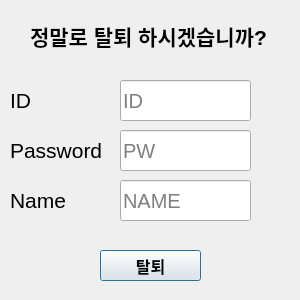
<?xml version="1.0" encoding="UTF-8"?>
<ui version="4.0">
 <class>withdraw</class>
 <widget class="QDialog" name="withdraw">
  <property name="geometry">
   <rect>
    <x>0</x>
    <y>0</y>
    <width>300</width>
    <height>300</height>
   </rect>
  </property>
  <property name="windowTitle">
   <string>Dialog</string>
  </property>
  <widget class="QLineEdit" name="getID">
   <property name="enabled">
    <bool>true</bool>
   </property>
   <property name="geometry">
    <rect>
     <x>120</x>
     <y>80</y>
     <width>131</width>
     <height>41</height>
    </rect>
   </property>
   <property name="font">
    <font>
     <pointsize>15</pointsize>
    </font>
   </property>
   <property name="mouseTracking">
    <bool>false</bool>
   </property>
   <property name="text">
    <string/>
   </property>
   <property name="dragEnabled">
    <bool>false</bool>
   </property>
   <property name="placeholderText">
    <string>ID</string>
   </property>
  </widget>
  <widget class="QLineEdit" name="getPW">
   <property name="enabled">
    <bool>true</bool>
   </property>
   <property name="geometry">
    <rect>
     <x>120</x>
     <y>130</y>
     <width>131</width>
     <height>41</height>
    </rect>
   </property>
   <property name="font">
    <font>
     <pointsize>15</pointsize>
    </font>
   </property>
   <property name="mouseTracking">
    <bool>false</bool>
   </property>
   <property name="text">
    <string/>
   </property>
   <property name="dragEnabled">
    <bool>false</bool>
   </property>
   <property name="placeholderText">
    <string>PW</string>
   </property>
  </widget>
  <widget class="QLineEdit" name="getName">
   <property name="enabled">
    <bool>true</bool>
   </property>
   <property name="geometry">
    <rect>
     <x>120</x>
     <y>180</y>
     <width>131</width>
     <height>41</height>
    </rect>
   </property>
   <property name="font">
    <font>
     <pointsize>15</pointsize>
    </font>
   </property>
   <property name="mouseTracking">
    <bool>false</bool>
   </property>
   <property name="text">
    <string/>
   </property>
   <property name="dragEnabled">
    <bool>false</bool>
   </property>
   <property name="placeholderText">
    <string>NAME</string>
   </property>
  </widget>
  <widget class="QLabel" name="head">
   <property name="geometry">
    <rect>
     <x>30</x>
     <y>20</y>
     <width>241</width>
     <height>31</height>
    </rect>
   </property>
   <property name="font">
    <font>
     <pointsize>16</pointsize>
     <weight>75</weight>
     <bold>true</bold>
    </font>
   </property>
   <property name="text">
    <string>정말로 탈퇴 하시겠습니까?</string>
   </property>
  </widget>
  <widget class="QLabel" name="id">
   <property name="geometry">
    <rect>
     <x>10</x>
     <y>90</y>
     <width>31</width>
     <height>21</height>
    </rect>
   </property>
   <property name="font">
    <font>
     <pointsize>16</pointsize>
    </font>
   </property>
   <property name="text">
    <string>ID</string>
   </property>
  </widget>
  <widget class="QLabel" name="pw">
   <property name="geometry">
    <rect>
     <x>10</x>
     <y>140</y>
     <width>91</width>
     <height>21</height>
    </rect>
   </property>
   <property name="font">
    <font>
     <pointsize>16</pointsize>
    </font>
   </property>
   <property name="text">
    <string>Password</string>
   </property>
  </widget>
  <widget class="QLabel" name="name">
   <property name="geometry">
    <rect>
     <x>10</x>
     <y>190</y>
     <width>91</width>
     <height>21</height>
    </rect>
   </property>
   <property name="font">
    <font>
     <pointsize>16</pointsize>
    </font>
   </property>
   <property name="text">
    <string>Name</string>
   </property>
  </widget>
  <widget class="QPushButton" name="draw_button">
   <property name="geometry">
    <rect>
     <x>100</x>
     <y>250</y>
     <width>101</width>
     <height>31</height>
    </rect>
   </property>
   <property name="font">
    <font>
     <pointsize>12</pointsize>
     <weight>75</weight>
     <bold>true</bold>
    </font>
   </property>
   <property name="text">
    <string>탈퇴</string>
   </property>
  </widget>
 </widget>
 <resources/>
 <connections/>
</ui>
